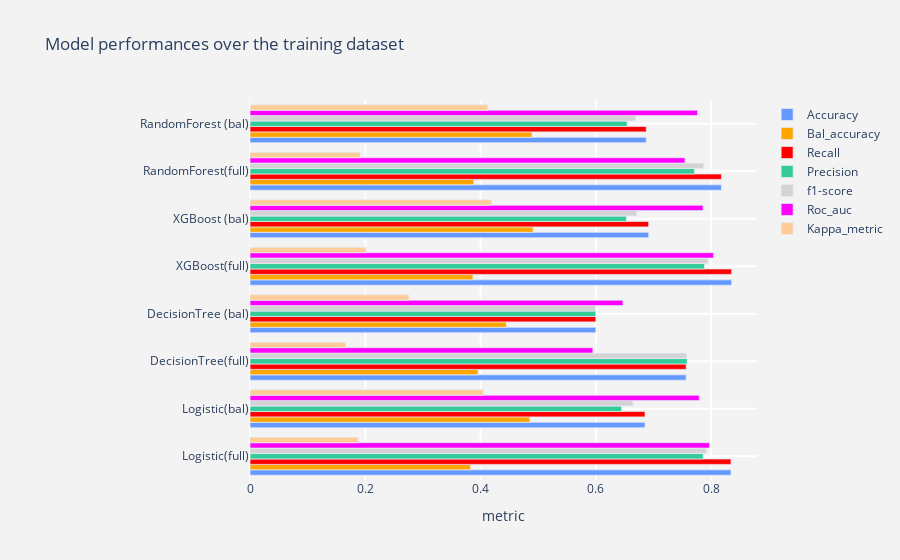

Source (notebook cell):
### Code cell
modelmetricsplot(df=model_performances_train, title="Model performances over the training dataset")

### Figure 1 — Plotly figure (JSON) as saved in the notebook; plotly's stock layout.template omitted (floating-point values rounded to 4 significant figures)
{"data": [{"marker": {"color": "#6699FF", "line": {"width": 0.7}}, "name": "Accuracy", "orientation": "h", "type": "bar", "x": [0.8343, 0.6852, 0.7565, 0.5999, 0.8354, 0.6915, 0.8178, 0.6873], "y": ["Logistic(full)", "Logistic(bal)", "DecisionTree(full)", "DecisionTree (bal)", "XGBoost(full)", "XGBoost (bal)", "RandomForest(full)", "RandomForest (bal)"]}, {"marker": {"color": "orange", "line": {"width": 0.7}}, "name": "Bal_accuracy", "orientation": "h", "type": "bar", "x": [0.3826, 0.4855, 0.3955, 0.4448, 0.3866, 0.4911, 0.3882, 0.489], "y": ["Logistic(full)", "Logistic(bal)", "DecisionTree(full)", "DecisionTree (bal)", "XGBoost(full)", "XGBoost (bal)", "RandomForest(full)", "RandomForest (bal)"]}, {"marker": {"color": "red", "line": {"width": 0.7}}, "name": "Recall", "orientation": "h", "type": "bar", "x": [0.8343, 0.6852, 0.7565, 0.5999, 0.8354, 0.6915, 0.8178, 0.6873], "y": ["Logistic(full)", "Logistic(bal)", "DecisionTree(full)", "DecisionTree (bal)", "XGBoost(full)", "XGBoost (bal)", "RandomForest(full)", "RandomForest (bal)"]}, {"marker": {"color": "#33CC99", "line": {"width": 0.7}}, "name": "Precision", "orientation": "h", "type": "bar", "x": [0.786, 0.6445, 0.7583, 0.5997, 0.7884, 0.6529, 0.7709, 0.6541], "y": ["Logistic(full)", "Logistic(bal)", "DecisionTree(full)", "DecisionTree (bal)", "XGBoost(full)", "XGBoost (bal)", "RandomForest(full)", "RandomForest (bal)"]}, {"marker": {"color": "lightgrey", "line": {"width": 0.7}}, "name": "f1-score", "orientation": "h", "type": "bar", "x": [0.7917, 0.6641, 0.7574, 0.5994, 0.7945, 0.6706, 0.7869, 0.6687], "y": ["Logistic(full)", "Logistic(bal)", "DecisionTree(full)", "DecisionTree (bal)", "XGBoost(full)", "XGBoost (bal)", "RandomForest(full)", "RandomForest (bal)"]}, {"marker": {"color": "magenta", "line": {"width": 0.7}}, "name": "Roc_auc", "orientation": "h", "type": "bar", "x": [0.797, 0.7793, 0.5948, 0.6469, 0.8042, 0.7859, 0.7546, 0.7763], "y": ["Logistic(full)", "Logistic(bal)", "DecisionTree(full)", "DecisionTree (bal)", "XGBoost(full)", "XGBoost (bal)", "RandomForest(full)", "RandomForest (bal)"]}, {"marker": {"color": "#FFCC99", "line": {"width": 0.7}}, "name": "Kappa_metric", "orientation": "h", "type": "bar", "x": [0.1874, 0.4048, 0.166, 0.2757, 0.2013, 0.4187, 0.1911, 0.4123], "y": ["Logistic(full)", "Logistic(bal)", "DecisionTree(full)", "DecisionTree (bal)", "XGBoost(full)", "XGBoost (bal)", "RandomForest(full)", "RandomForest (bal)"]}], "layout": {"autosize": true, "margin": {"l": 250}, "paper_bgcolor": "rgb(243,243,243)", "plot_bgcolor": "rgb(243,243,243)", "title": {"text": "Model performances over the training dataset"}, "xaxis": {"autorange": true, "gridcolor": "rgb(255, 255, 255)", "gridwidth": 2, "range": [0, 0.8794], "ticklen": 5, "title": {"text": "metric"}, "type": "linear", "zerolinewidth": 1}, "yaxis": {"autorange": true, "gridcolor": "rgb(255, 255, 255)", "gridwidth": 2, "range": [-0.5, 7.5], "ticklen": 5, "type": "category", "zerolinewidth": 1}}}
